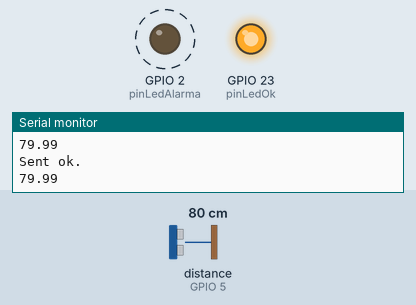
This sketch was run on a simulated ESP32. On the bench: output pins drawn as LEDs (lit = HIGH), the last lines printed to the serial monitor. Wiring (inferred from the names in the program): ultrasonic range finder: trigger GPIO 4; echo GPIO 5. Dashed ring = blinking. The inputs (shaded band) are chosen by the test bench; at power-on: distance to the obstacle (sensor on GPIO 5) 80 cm. The echo pulse lasts 58.3 µs per cm; WiFi joins after 1.5 s; servers stay silent unless stated; web services answer with replies made up by the test bench; pins used as bus, display or sensor lines are not drawn.

Above: at 2.7 s.
2.8 s: distance to the obstacle (sensor on GPIO 5) set to 96 cm
5.8 s: distance to the obstacle (sensor on GPIO 5) set to 104 cm
At 5.96 s:
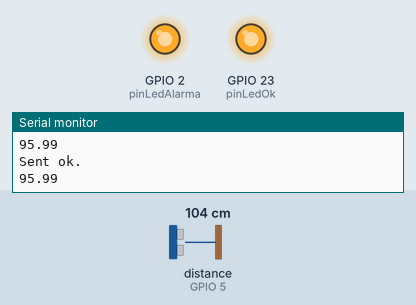
At 6.8 s:
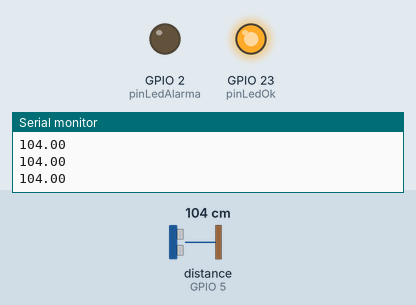
Timing chart, 0 to 8.8 s (numbered marks = the images above; inputs shaded):
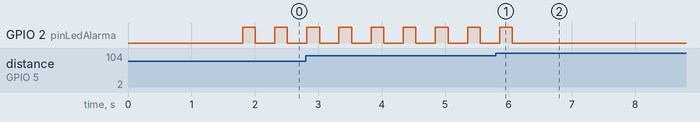

The sketch:

Alarma_NodeMCU_ESP32.ino
```cpp
#include <WiFi.h>
#include <HTTPClient.h>

//String apiKey = "522344";              //Add your Token number that bot has sent you on WhatsApp messenger
//String phone_number = "+5219992658918"; //Add your WhatsApp app registered phone number (same number that bot send you in url)
String apiKey = "824731";              //Add your Token number that bot has sent you on WhatsApp messenger
String phone_number = "+5219919596720"; //Add your WhatsApp app registered phone number (same number that bot send you in url)

String url;

const char* ssid = "Telcel-HUAWEI_B311_A734";
const char* password = "EG9Q2N8453Q";
//const char* ssid = "INFINITUM6973";
//const char* password = "x3ERJ7zW6X";
#define pinLedAlarma 2       // Indicador de alarma LED rojo
#define pinTrig 4      // GPIO 14
#define pinEcho 5      // GPIO 12
#define pinLedOk 23 //indicador conexion a internet LED verde
void  message_to_whatsapp(String message)       // user define function to send meassage to WhatsApp app
{
  //adding all number, your api key, your message into one complete url
  url = "https://api.callmebot.com/whatsapp.php?phone=" + phone_number + "&apikey=" + apiKey + "&text=" + urlencode(message);

  postData(); // calling postData to run the above-generated url once so that you will receive a message.
}

void postData()     //userDefine function used to call api(POST data)
{
  int httpCode;     // variable used to get the responce http code after calling api
  HTTPClient http;  // Declare object of class HTTPClient
  http.begin(url);  // begin the HTTPClient object with generated url
  httpCode = http.POST(url); // Finaly Post the URL with this function and it will store the http code
  if (httpCode == 200)      // Check if the responce http code is 200
  {
    Serial.println("Sent ok."); // print message sent ok message
  }
  else                      // if response HTTP code is not 200 it means there is some error.
  {
    Serial.println("Error."); // print error message.
  }
  http.end();          // After calling API end the HTTP client object.
}

String urlencode(String str)  // Function used for encoding the url
{
    String encodedString="";
    char c;
    char code0;
    char code1;
    char code2;
    for (int i =0; i < str.length(); i++){
      c=str.charAt(i);
      if (c == ' '){
        encodedString+= '+';
      } else if (isalnum(c)){
        encodedString+=c;
      } else{
        code1=(c & 0xf)+'0';
        if ((c & 0xf) >9){
            code1=(c & 0xf) - 10 + 'A';
        }
        c=(c>>4)&0xf;
        code0=c+'0';
        if (c > 9){
            code0=c - 10 + 'A';
        }
        code2='\0';
        encodedString+='%';
        encodedString+=code0;
        encodedString+=code1;
        encodedString+=code2;
      }
      yield();
    }
    return encodedString;
}

const float velsonido = 0.0343;

void activaTriguer()
  {
  digitalWrite(pinTrig, LOW);
  delayMicroseconds(2);
  digitalWrite(pinTrig, HIGH);
  delayMicroseconds(10);
  digitalWrite(pinTrig, LOW);
  }
void AlarmaESP()
 {
  activaTriguer();
  long unsigned tiempo = pulseIn(pinEcho, HIGH);
  float distancia = tiempo*velsonido/2;
  Serial.println(distancia);
  delay(300);
  if (distancia <= 100)
     {
     digitalWrite(pinLedAlarma, HIGH);
     message_to_whatsapp("ALERTA");
     digitalWrite(pinLedAlarma, LOW);
     }
 }
void setup()
 {
  Serial.begin(115200);
  // Intenta conectarse a la red Wifi:
  Serial.print("Conectando a la red wifi... ");
  Serial.println(ssid);
  //Seteo de la red Wifi
  WiFi.mode(WIFI_STA);
  WiFi.begin(ssid, password);
  while (WiFi.status() != WL_CONNECTED) {
    Serial.print(".");
    delay(500);
  }
  Serial.println("");
  Serial.println("Conectado a la red wifi!!!");
  Serial.print("Dirección ip: ");
  Serial.println(WiFi.localIP());//Imprimimos la direción ip local
  pinMode(pinLedOk,OUTPUT);
  digitalWrite(pinLedOk,HIGH);

  pinMode(pinLedAlarma, OUTPUT);
  pinMode(pinTrig, OUTPUT);
  pinMode(pinEcho, INPUT);
 }

void loop()
{
 AlarmaESP();
}
```

Measured:
- the behaviour switches between 100 and 101 cm on distance to the obstacle (sensor on GPIO 5) (found by bisection; images 0 and 1)
- after the input at 5.8 s, GPIO 2 (pinLedAlarma): goes on until 6.1 s, then stays LOW
- by itself, GPIO 2 (pinLedAlarma): alternates HIGH for 0.20 s and LOW for 0.31 s
